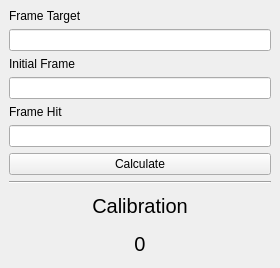
<?xml version="1.0" encoding="UTF-8"?>
<ui version="4.0">
 <class>MainWindow</class>
 <widget class="QMainWindow" name="MainWindow">
  <property name="geometry">
   <rect>
    <x>0</x>
    <y>0</y>
    <width>280</width>
    <height>268</height>
   </rect>
  </property>
  <property name="windowTitle">
   <string>Pokemon Frame Calculator</string>
  </property>
  <property name="windowIcon">
   <iconset resource="resource.qrc">
    <normaloff>:/resources/logo.png</normaloff>:/resources/logo.png</iconset>
  </property>
  <widget class="QWidget" name="centralwidget">
   <layout class="QVBoxLayout" name="verticalLayout_3">
    <item>
     <layout class="QVBoxLayout" name="verticalLayout">
      <item>
       <widget class="QLabel" name="lbFrameTarget">
        <property name="text">
         <string>Frame Target</string>
        </property>
       </widget>
      </item>
      <item>
       <widget class="QLineEdit" name="leFrameTarget"/>
      </item>
      <item>
       <widget class="QLabel" name="lbFrameInit">
        <property name="text">
         <string>Initial Frame</string>
        </property>
       </widget>
      </item>
      <item>
       <widget class="QLineEdit" name="leFrameInit"/>
      </item>
      <item>
       <widget class="QLabel" name="lbFrameHit">
        <property name="text">
         <string>Frame Hit</string>
        </property>
       </widget>
      </item>
      <item>
       <widget class="QLineEdit" name="leFrameHit"/>
      </item>
      <item>
       <widget class="QPushButton" name="btnCalculate">
        <property name="text">
         <string>Calculate</string>
        </property>
       </widget>
      </item>
     </layout>
    </item>
    <item>
     <layout class="QVBoxLayout" name="verticalLayout_2">
      <item>
       <widget class="Line" name="line">
        <property name="orientation">
         <enum>Qt::Horizontal</enum>
        </property>
       </widget>
      </item>
      <item>
       <widget class="QLabel" name="lbCalibration">
        <property name="font">
         <font>
          <pointsize>15</pointsize>
         </font>
        </property>
        <property name="text">
         <string>Calibration</string>
        </property>
        <property name="alignment">
         <set>Qt::AlignCenter</set>
        </property>
       </widget>
      </item>
      <item>
       <widget class="QLabel" name="lbResultCalibration">
        <property name="font">
         <font>
          <pointsize>15</pointsize>
         </font>
        </property>
        <property name="text">
         <string>0</string>
        </property>
        <property name="alignment">
         <set>Qt::AlignCenter</set>
        </property>
       </widget>
      </item>
     </layout>
    </item>
   </layout>
  </widget>
 </widget>
 <resources>
  <include location="resource.qrc"/>
 </resources>
 <connections/>
</ui>
